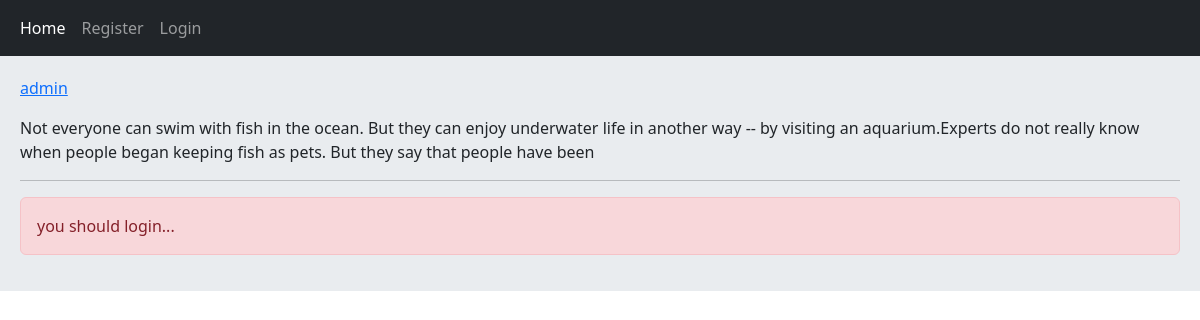
Page /post/5/Not-everyone/ on the committed database.
### home/models.py (models this page shows, shortened)
class Post(models.Model):
    user = models.ForeignKey(User, on_delete=models.CASCADE)
    body = models.CharField(max_length=500)
    slug = models.SlugField()
    create = models.DateTimeField(auto_now_add=True)
    update = models.DateTimeField(auto_now=True)
    class Meta:
        ordering = ['-create']

### home/views.py (the view, shortened to what this page needs)
# urls.py: path("post/<int:post_id>/<slug:slug_post>/", views.DetailPost.as_view(), name="detail_url"),
class DetailPost(View):
    form_class = CommentCreateForm
    form_reply = ReplyForm
    def setup(self, request, *args, **kwargs):
        self.post_instance = get_object_or_404(Post, id=kwargs["post_id"], slug=kwargs["slug_post"])
        return super().setup(request, *args, **kwargs)
    def get(self, request, *args, **kwargs):
        comments = self.post_instance.post_co.filter(is_reply=False)
        return render(request, "home/detail.html", {"post": self.post_instance, "comments": comments,"form":self.form_class, "reply": self.form_reply},)

### home/templates/home/detail.html (shortened to what this page needs)
{% extends "base.html" %}
{% block body %}
    <div>
        <p> <a href="{% url "account:profile_url" post.user.id %}"> {{ post.user }}</a></p>
        <p> {{ post.body }}</p> <hr>
    {% if user.is_authenticated %}
        <form action="" method="post">
            {% csrf_token %}
             {{ form.as_p }}
            <input type="submit" value="Send">
        </form>
    {% else %}
        <p class="alert alert-danger"> you should login... </p>
    {% endif %}
    </div>
{% endblock %}

### rows in the picture
Post: user "admin", body "Not everyone can swim with fish in the ocean. But they can enjoy underwater life in another way -- by visiting an aquarium.Experts do not really know when people began keeping fish as pets. But they say that people have been"
